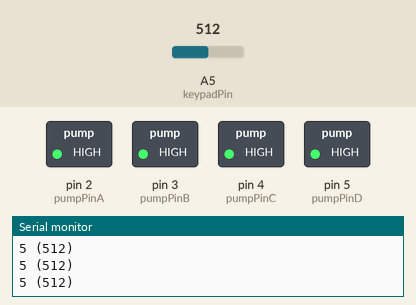
This sketch was run on a simulated Arduino Uno, built with avr-gcc and run on an emulated ATmega328P. Parts: switched loads named in the sketch (green lamp = pin HIGH), the last lines printed to the serial monitor. The test bench sets the inputs (shaded band); at power-on: A5 (keypadPin) = 512.

Above: at 1.2 s.
1.3 s: A5 (keypadPin) set to 276
3.2 s: A5 (keypadPin) set to 247
At 4.0 s:
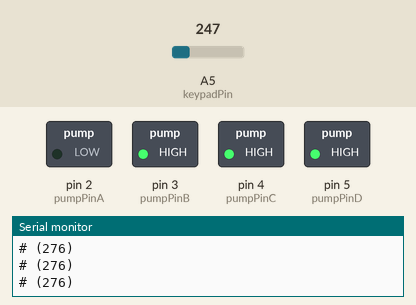
6.2 s: A5 (keypadPin) set to 218
At 7.0 s:
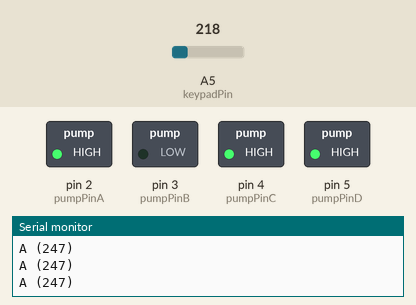
9.2 s: A5 (keypadPin) set to 122
At 9.9 s:
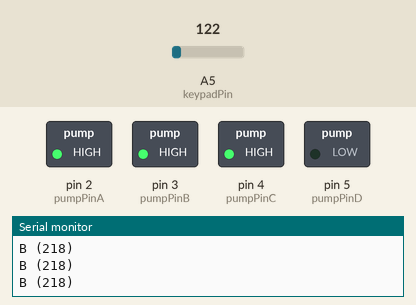
12.2 s: A5 (keypadPin) set to 110
15.2 s: A5 (keypadPin) set to 95
At 15.7 s:
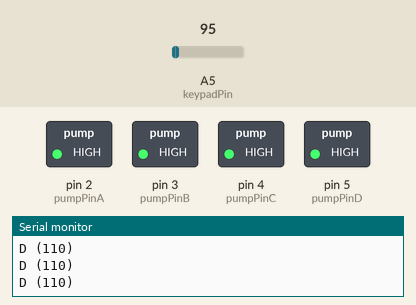
Timing chart, 0 to 17.7 s (numbered marks = the images above; inputs shaded):
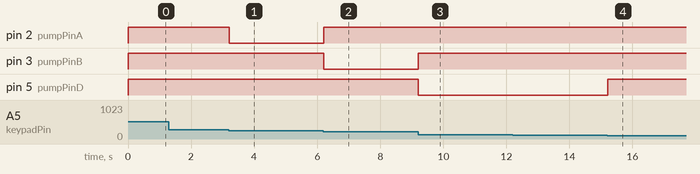

The sketch:

keypad-water-pump.ino
```cpp
// Set keypad pin
int keypadPin = A5;

// Set water pump pins
int pumpPinA = 2;
int pumpPinB = 3;
int pumpPinC = 4;
int pumpPinD = 5;

// Initialize state of pumps
boolean running = false;

void setup()
{
    // Start console output
    Serial.begin(9600);

    // Set keypad pin as input
    pinMode(A5, INPUT);

    // Set water pump pins as output
    pinMode(pumpPinA, OUTPUT);
    pinMode(pumpPinB, OUTPUT);
    pinMode(pumpPinC, OUTPUT);
    pinMode(pumpPinD, OUTPUT);

    // Set water pump pins to HIGH
    digitalWrite(pumpPinA, HIGH);
    digitalWrite(pumpPinB, HIGH);
    digitalWrite(pumpPinC, HIGH);
    digitalWrite(pumpPinD, HIGH);
}

void loop()
{
    if (!running)
    {
        // Read keypad input
        int keypadVal = analogRead(A5);
        if (keypadVal > 100)
        {
            char key = getKey(keypadVal);
            switch (key)
            {
            case 'A':
                testPump(pumpPinA);
                break;
            case 'B':
                testPump(pumpPinB);
                break;
            case 'C':
                testPump(pumpPinC);
                break;
            case 'D':
                testPump(pumpPinD);
            }

            char str[8];
            sprintf(str, "%c (%d)", key, keypadVal);
            Serial.println(str);
        }
    }
}

void testPump(int pin)
{
    running = true;
    digitalWrite(pin, LOW);
    delay(1000);
    digitalWrite(pin, HIGH);
    running = false;
}

char getKey(int keypadVal)
{
    if (keypadVal < 204)
    {
        return 'D';
    }
    else if (keypadVal < 213)
    {
        return 'C';
    }
    else if (keypadVal < 227)
    {
        return 'B';
    }
    else if (keypadVal < 258)
    {
        return 'A';
    }
    else if (keypadVal < 299)
    {
        return '#';
    }
    else if (keypadVal < 329)
    {
        return '9';
    }
    else if (keypadVal < 355)
    {
        return '6';
    }
    else if (keypadVal < 377)
    {
        return '3';
    }
    else if (keypadVal < 422)
    {
        return '0';
    }
    else if (keypadVal < 486)
    {
        return '8';
    }
    else if (keypadVal < 535)
    {
        return '5';
    }
    else if (keypadVal < 563)
    {
        return '*';
    }
    else if (keypadVal < 637)
    {
        return '2';
    }
    else if (keypadVal < 778)
    {
        return '7';
    }
    else if (keypadVal < 939)
    {
        return '4';
    }
    else
    {
        return '1';
    }
}
```

Measured:
- the behaviour switches between 258 and 257 on A5 (keypadPin) (found by bisection; images 0 and 1)
- the behaviour switches between 227 and 226 on A5 (keypadPin) (found by bisection; images 1 and 2)
- the behaviour switches between 101 and 100 on A5 (keypadPin) (found by bisection; images 3 and 4)
- after the input at 3.2 s, pin 2 (pumpPinA): HIGH → LOW at once
- after the input at 6.2 s, pin 2 (pumpPinA): LOW → HIGH at once; pin 3 (pumpPinB): HIGH → LOW at once
- after the input at 9.2 s, pin 3 (pumpPinB): LOW → HIGH at once; pin 5 (pumpPinD): HIGH → LOW at once
- after the input at 15.2 s, pin 5 (pumpPinD): LOW → HIGH at once
